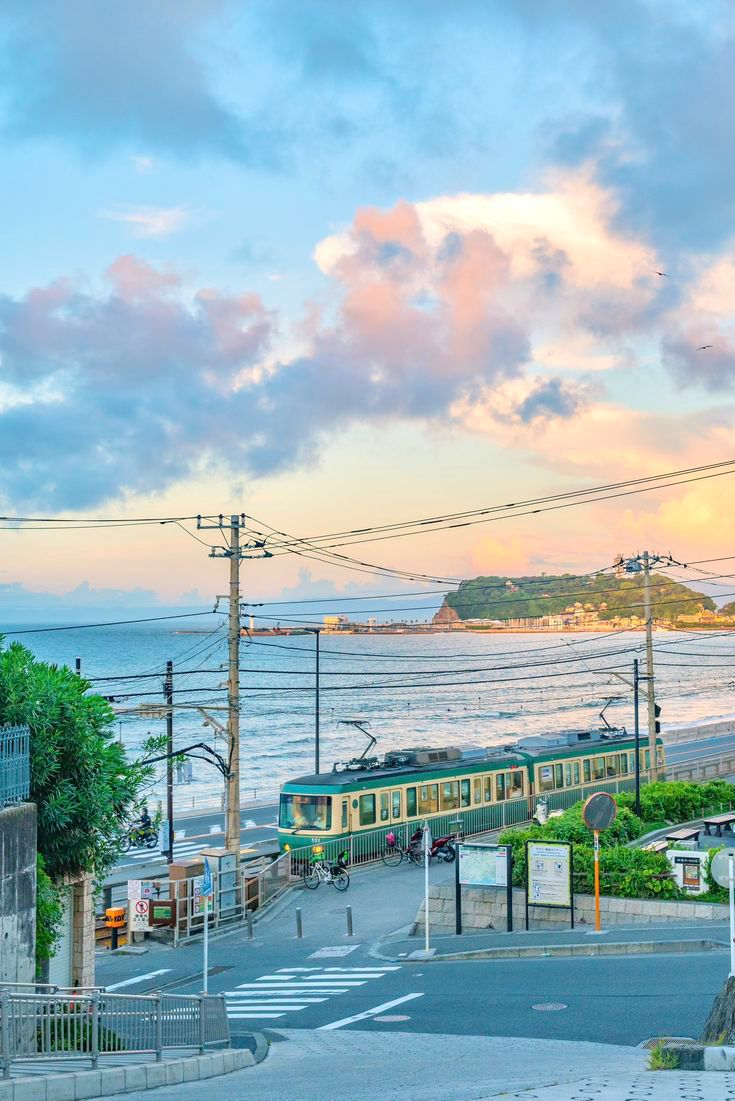
#> input picture japan.jpeg, 735 x 1101 px
$ python praktikum1.py
#> lines starting #> are read from the running program, lines starting #| are printed output that depends on the picture; after the words box and inside, x2 and y2 are one past the last pixel; in counts of white or black regions, pixels touching at a corner belong together
# ============================================
# Nama       : Nabilla Nur Fadhilah
# NIM        : 24343121
# PRAKTIKUM 2: MODEL WARNA DAN DIGITALISASI
# ============================================

import cv2
import numpy as np
import matplotlib.pyplot as plt
from scipy import signal
import warnings
warnings.filterwarnings('ignore')

print("=== PRAKTIKUM 2: MODEL WARNA DAN DIGITALISASI ===")
print("Materi: Color Models, Sampling, Quantization, Color Conversion\n")

# =============== FUNGSI BANTU ===============
def create_color_patches():
    """Create sample color patches for demonstration"""
    patches = []
    colors = [
        ('Red', [0, 0, 255]),
        ('Green', [0, 255, 0]),
        ('Blue', [255, 0, 0]),
        ('Yellow', [0, 255, 255]),
        ('Magenta', [255, 0, 255]),
        ('Cyan', [255, 255, 0]),
        ('White', [255, 255, 255]),
        ('Black', [0, 0, 0])
    ]

    for name, color in colors:
        patch = np.zeros((100, 100, 3), dtype=np.uint8)
        patch[:, :] = color
        patches.append((name, patch))

    return patches

def analyze_color_model(image, model_name):
    """Analyze image in different color models"""
    if model_name == 'RGB':
        return image
    elif model_name == 'HSV':
        return cv2.cvtColor(image, cv2.COLOR_BGR2HSV)
    elif model_name == 'LAB':
        return cv2.cvtColor(image, cv2.COLOR_BGR2LAB)
    elif model_name == 'GRAY':
        return cv2.cvtColor(image, cv2.COLOR_BGR2GRAY)
    else:
        return image

# =============== MAIN PRAKTIKUM ===============

# 1. PERBANDINGAN MODEL WARNA
print("\n1. PERBANDINGAN MODEL WARNA DASAR")

# Buat citra dengan warna-warna dasar
color_patches = create_color_patches()

# Tampilkan dalam berbagai model warna
fig, axes = plt.subplots(4, 8, figsize=(20, 10))
models = ['RGB', 'HSV', 'LAB', 'GRAY']

for row, model in enumerate(models):
    for col, (name, patch) in enumerate(color_patches):
        if model == 'RGB':
            display_img = cv2.cvtColor(patch, cv2.COLOR_BGR2RGB)
            axes[row, col].imshow(display_img)
        elif model == 'GRAY':
            gray_img = cv2.cvtColor(patch, cv2.COLOR_BGR2GRAY)
            axes[row, col].imshow(gray_img, cmap='gray')
        else:
            converted = analyze_color_model(patch, model)
            if model == 'HSV':
                # Convert HSV to RGB for display
                display_img = cv2.cvtColor(converted, cv2.COLOR_HSV2RGB)
            elif model == 'LAB':
                # LAB needs special handling for display
                lab = converted.astype(np.float32)
                lab[:,:,0] = lab[:,:,0] * 255/100  # L from [0,100] to [0,255]
                lab[:,:,1:] = lab[:,:,1:] + 128    # a,b from [-127,127] to [0,255]
                lab = np.clip(lab, 0, 255).astype(np.uint8)
                display_img = cv2.cvtColor(lab, cv2.COLOR_LAB2RGB)
            axes[row, col].imshow(display_img)

        if row == 0:
            axes[row, col].set_title(name, fontsize=10)
        axes[row, col].axis('off')

    axes[row, 0].text(-0.5, 0.5, model, transform=axes[row, 0].transAxes,
                     fontsize=12, fontweight='bold', va='center', ha='right')

plt.suptitle('Perbandingan Model Warna untuk Warna Dasar', fontsize=14, fontweight='bold')
plt.tight_layout()
plt.show()

# 2. ANALISIS KOMPONEN WARNA
print("\n2. ANALISIS KOMPONEN WARNA PADA CITRA NYATA")

# Load sample image
sample_img = cv2.imread('japan.jpeg')  # Ganti dengan path citra Anda
#> sample_img is the input picture: shape (1101, 735, 3); mean B, G, R 188.5, 179.4, 150.6
if sample_img is None:
    # Create synthetic image if file doesn't exist
    sample_img = np.zeros((300, 400, 3), dtype=np.uint8)
    cv2.rectangle(sample_img, (50, 50), (150, 150), (255, 0, 0), -1)  # Blue
    cv2.circle(sample_img, (250, 100), 50, (0, 255, 0), -1)  # Green
    cv2.ellipse(sample_img, (300, 200), (80, 40), 30, 0, 360, (0, 0, 255), -1)  # Red
    print("Menggunakan citra sintetik (file sample_image.jpg tidak ditemukan)")

# Convert to different color spaces
rgb_img = cv2.cvtColor(sample_img, cv2.COLOR_BGR2RGB)
hsv_img = cv2.cvtColor(sample_img, cv2.COLOR_BGR2HSV)
lab_img = cv2.cvtColor(sample_img, cv2.COLOR_BGR2LAB)
gray_img = cv2.cvtColor(sample_img, cv2.COLOR_BGR2GRAY)

# Split channels for each model
rgb_channels = cv2.split(sample_img)  # B, G, R
hsv_channels = cv2.split(hsv_img)     # H, S, V
lab_channels = cv2.split(lab_img)     # L, a, b

# Display channel analysis
fig, axes = plt.subplots(4, 4, figsize=(16, 12))

# Row 1: RGB Channels
axes[0, 0].imshow(rgb_img)
axes[0, 0].set_title('Original (RGB)')
axes[0, 0].axis('off')

rgb_titles = ['Blue Channel', 'Green Channel', 'Red Channel']
for i in range(3):
    axes[0, i+1].imshow(rgb_channels[i], cmap='gray')
    axes[0, i+1].set_title(rgb_titles[i])
    axes[0, i+1].axis('off')

# Row 2: HSV Channels
axes[1, 0].imshow(cv2.cvtColor(hsv_img, cv2.COLOR_HSV2RGB))
axes[1, 0].set_title('HSV Color Space')
axes[1, 0].axis('off')

hsv_titles = ['Hue (Jenis Warna)', 'Saturation (Kemurnian)', 'Value (Kecerahan)']
for i in range(3):
    axes[1, i+1].imshow(hsv_channels[i], cmap='gray')
    axes[1, i+1].set_title(hsv_titles[i])
    axes[1, i+1].axis('off')

# Row 3: LAB Channels
# Convert LAB for display
lab_display = lab_img.astype(np.float32)
lab_display[:,:,0] = lab_display[:,:,0] * 255/100
lab_display[:,:,1:] = lab_display[:,:,1:] + 128
lab_display = np.clip(lab_display, 0, 255).astype(np.uint8)
lab_display_rgb = cv2.cvtColor(lab_display, cv2.COLOR_LAB2RGB)

axes[2, 0].imshow(lab_display_rgb)
axes[2, 0].set_title('LAB Color Space')
axes[2, 0].axis('off')

lab_titles = ['Lightness', 'Green-Red (a)', 'Blue-Yellow (b)']
for i in range(3):
    if i == 0:
        # L channel needs scaling
        l_channel = lab_channels[i].astype(np.float32) * 255/100
        l_channel = np.clip(l_channel, 0, 255).astype(np.uint8)
        axes[2, i+1].imshow(l_channel, cmap='gray')
    else:
        # a and b channels need offset
        ab_channel = lab_channels[i].astype(np.float32) + 128
        ab_channel = np.clip(ab_channel, 0, 255).astype(np.uint8)
        axes[2, i+1].imshow(ab_channel, cmap='gray')
    axes[2, i+1].set_title(lab_titles[i])
    axes[2, i+1].axis('off')

# Row 4: Grayscale
axes[3, 0].imshow(gray_img, cmap='gray')
axes[3, 0].set_title('Grayscale')
axes[3, 0].axis('off')

# Show histogram of grayscale
axes[3, 1].hist(gray_img.ravel(), 256, [0, 256], color='gray')
axes[3, 1].set_title('Grayscale Histogram')
axes[3, 1].set_xlabel('Intensity')
axes[3, 1].set_ylabel('Frequency')
axes[3, 1].grid(True, alpha=0.3)

# Show color histogram
colors = ('b', 'g', 'r')
for i, color in enumerate(colors):
    hist = cv2.calcHist([sample_img], [i], None, [256], [0, 256])
    axes[3, 2].plot(hist, color=color, alpha=0.7)
axes[3, 2].set_title('RGB Channel Histograms')
axes[3, 2].set_xlabel('Intensity')
axes[3, 2].set_ylabel('Frequency')
axes[3, 2].legend(['Blue', 'Green', 'Red'])
axes[3, 2].grid(True, alpha=0.3)

# Show HSV histogram
hsv_hist = cv2.calcHist([hsv_img], [0], None, [180], [0, 180])
#> hsv_hist = 180 values, max 118437 at index 101, min 2 at index 121, mean 4495.8
axes[3, 3].plot(hsv_hist, color='orange')
axes[3, 3].set_title('Hue Histogram')
axes[3, 3].set_xlabel('Hue (0-180°)')
axes[3, 3].set_ylabel('Frequency')
axes[3, 3].grid(True, alpha=0.3)

plt.suptitle('Analisis Komponen Warna pada Berbagai Model', fontsize=14, fontweight='bold')
plt.tight_layout()
plt.show()

# 3. DEMONSTRASI TEOREMA SAMPLING DAN ALIASING
print("\n3. DEMONSTRASI TEOREMA SAMPLING DAN ALIASING")

def demonstrate_sampling_aliasing():
    """Demonstrate sampling theorem and aliasing effect"""
    # Create high frequency signal
    t = np.linspace(0, 1, 1000)  # High resolution time
    f_high = 50  # High frequency component
    f_low = 5    # Low frequency component

    signal_high = np.sin(2 * np.pi * f_high * t)
    signal_low = np.sin(2 * np.pi * f_low * t)
    signal_combined = signal_high + 0.5 * signal_low

    # Different sampling rates
    sampling_rates = [20, 50, 100, 200]  # Hz
    nyquist_rate = 2 * f_high  # Should be 100 Hz

    fig, axes = plt.subplots(2, 2, figsize=(12, 8))
    axes = axes.ravel()

    for idx, fs in enumerate(sampling_rates):
        # Sampling
        t_sampled = np.arange(0, 1, 1/fs)
        indices = (t_sampled * 1000).astype(int)
        signal_sampled = signal_combined[indices]

        # Reconstruction (zero-order hold)
        t_recon = np.linspace(0, 1, 1000)
        signal_recon = np.zeros_like(t_recon)
        for i in range(len(t_sampled)-1):
            mask = (t_recon >= t_sampled[i]) & (t_recon < t_sampled[i+1])
            signal_recon[mask] = signal_sampled[i]

        # Plot
        axes[idx].plot(t, signal_combined, 'b-', alpha=0.5, label='Original')
        axes[idx].stem(t_sampled, signal_sampled, linefmt='r-', markerfmt='ro',
                      basefmt=' ', label=f'Sampled (fs={fs}Hz)')
        axes[idx].plot(t_recon, signal_recon, 'g--', alpha=0.7, label='Reconstructed')

        # Check for aliasing
        if fs < nyquist_rate:
            axes[idx].set_title(f'ALIASING: fs={fs}Hz < Nyquist={nyquist_rate}Hz',
                               color='red', fontweight='bold')
        else:
            axes[idx].set_title(f'No Aliasing: fs={fs}Hz ≥ Nyquist',
                               color='green', fontweight='bold')

        axes[idx].set_xlabel('Time (s)')
        axes[idx].set_ylabel('Amplitude')
        axes[idx].legend(loc='upper right')
        axes[idx].grid(True, alpha=0.3)

    plt.suptitle('Demonstrasi Teorema Sampling Nyquist dan Efek Aliasing',
                fontsize=14, fontweight='bold')
    plt.tight_layout()
    plt.show()

    return sampling_rates, nyquist_rate

sampling_rates, nyquist_rate = demonstrate_sampling_aliasing()
print(f"Frekuensi sinyal tinggi: 50 Hz")
print(f"Nyquist rate minimum: {nyquist_rate} Hz")
print(f"Sampling rates yang diuji: {sampling_rates} Hz")

# 4. DEMONSTRASI KUANTISASI
print("\n4. DEMONSTRASI KUANTISASI UNIFORM DAN NON-UNIFORM")

def demonstrate_quantization():
    """Demonstrate uniform and non-uniform quantization"""
    # Create test image
    test_img = gray_img if len(gray_img.shape) == 2 else cv2.cvtColor(sample_img, cv2.COLOR_BGR2GRAY)

    # Uniform quantization
    quantization_levels = [256, 64, 16, 4, 2]  # 8-bit, 6-bit, 4-bit, 2-bit, 1-bit

    fig, axes = plt.subplots(2, 5, figsize=(15, 6))

    # Uniform quantization
    for idx, levels in enumerate(quantization_levels):
        # Calculate step size
        step = 256 // levels
        quantized_uniform = (test_img // step) * step

        # Display
        axes[0, idx].imshow(quantized_uniform, cmap='gray', vmin=0, vmax=255)
        axes[0, idx].set_title(f'Uniform\n{levels} levels\n({int(np.log2(levels))}-bit)')
        axes[0, idx].axis('off')

        # Calculate MSE
        mse = np.mean((test_img.astype(float) - quantized_uniform.astype(float))**2)
        psnr = 10 * np.log10(255**2 / mse) if mse > 0 else float('inf')
        axes[0, idx].text(0.5, -0.1, f'MSE: {mse:.1f}\nPSNR: {psnr:.1f}dB',
                         transform=axes[0, idx].transAxes, ha='center', fontsize=8)
#> this loop made 5 passes
#> (mse, psnr) on passes 1 to 4: (0, inf), (3.54, 42.64), (79.68, 29.12), (1354.8, 16.81)

    # Non-uniform quantization (using histogram equalization principle)
    for idx, levels in enumerate(quantization_levels):
        # Calculate histogram
        hist, bins = np.histogram(test_img.flatten(), 256, [0, 256])

        # Calculate cumulative distribution
        cdf = hist.cumsum()
        cdf_normalized = cdf / cdf.max()

        # Create mapping function for non-uniform quantization
        mapping = np.zeros(256, dtype=np.uint8)
        for i in range(levels):
            lower = i * 256 // levels
            upper = (i + 1) * 256 // levels
            mapping[lower:upper] = i * 255 // (levels - 1)

        # Apply non-uniform quantization
        quantized_nonuniform = mapping[test_img]

        # Display
        axes[1, idx].imshow(quantized_nonuniform, cmap='gray', vmin=0, vmax=255)
        axes[1, idx].set_title(f'Non-Uniform\n{levels} levels')
        axes[1, idx].axis('off')

        # Calculate MSE
        mse = np.mean((test_img.astype(float) - quantized_nonuniform.astype(float))**2)
        psnr = 10 * np.log10(255**2 / mse) if mse > 0 else float('inf')
        axes[1, idx].text(0.5, -0.1, f'MSE: {mse:.1f}\nPSNR: {psnr:.1f}dB',
                         transform=axes[1, idx].transAxes, ha='center', fontsize=8)
#> this loop made 5 passes
#> (mse, psnr) on passes 1 to 4: (0, inf), (1.63, 46.01), (40.6, 32.05), (1073.8, 17.82)

    plt.suptitle('Perbandingan Kuantisasi Uniform vs Non-Uniform',
                fontsize=14, fontweight='bold')
    plt.tight_layout()
    plt.show()
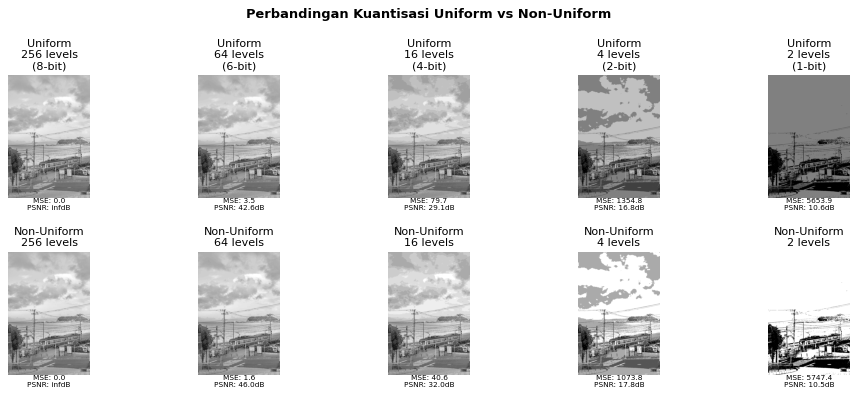
#> figure drawn by matplotlib, 10 panels

    return quantization_levels

quant_levels = demonstrate_quantization()

# 5. KONVERSI RUANG WARNA DAN APLIKASI
print("\n5. KONVERSI RUANG WARNA DAN APLIKASI PRAKTIS")

def demonstrate_color_conversion_applications():
    """Demonstrate practical applications of color space conversions"""
    # Load or create sample image
    if sample_img is None:
        # Create synthetic image for demonstration
        demo_img = np.zeros((300, 400, 3), dtype=np.uint8)
        # Add various colors and patterns
        cv2.rectangle(demo_img, (50, 50), (150, 150), (100, 150, 200), -1)  # Sky blue
        cv2.rectangle(demo_img, (200, 50), (300, 150), (200, 100, 50), -1)   # Brown
        cv2.circle(demo_img, (100, 220), 40, (50, 200, 100), -1)  # Green
        cv2.circle(demo_img, (250, 220), 40, (200, 50, 150), -1)  # Purple
    else:
        demo_img = sample_img

    # Application 1: Skin Detection using HSV
    hsv_img = cv2.cvtColor(demo_img, cv2.COLOR_BGR2HSV)

    # Define skin color range in HSV
    lower_skin = np.array([0, 20, 70], dtype=np.uint8)
#> lower_skin = [0, 20, 70]
    upper_skin = np.array([20, 255, 255], dtype=np.uint8)
#> upper_skin = [20, 255, 255]

    # Create skin mask
    skin_mask = cv2.inRange(hsv_img, lower_skin, upper_skin)
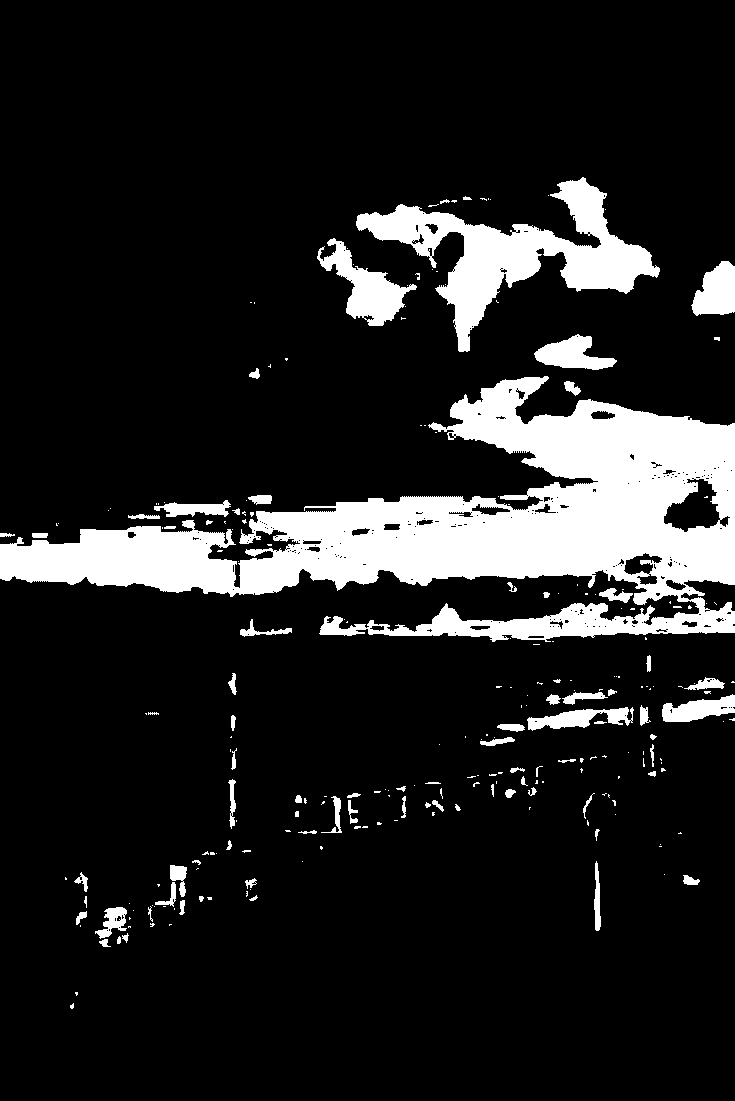
#> skin_mask: shape (1101, 735); 13.4% white; 243 white regions (162 under 20 px), largest, box (x1, y1, x2, y2) and area: (0, 376, 735, 642) 75826, (356, 177, 660, 352) 15702, (317, 238, 417, 326) 3193

    # Apply mask to original image
    skin_detected = cv2.bitwise_and(demo_img, demo_img, mask=skin_mask)

    # Application 2: Shadow removal using LAB
    lab_img = cv2.cvtColor(demo_img, cv2.COLOR_BGR2LAB)
    L, a, b = cv2.split(lab_img)

    # Apply CLAHE to L channel (improves shadow details)
    clahe = cv2.createCLAHE(clipLimit=3.0, tileGridSize=(8,8))
    L_enhanced = clahe.apply(L)

    # Merge back
    lab_enhanced = cv2.merge([L_enhanced, a, b])
    rgb_enhanced = cv2.cvtColor(lab_enhanced, cv2.COLOR_LAB2BGR)
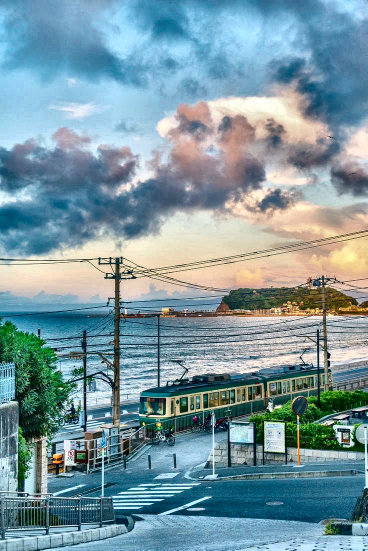
#> rgb_enhanced: shape (1101, 735, 3) (shown at 1/2 size); mean B, G, R 160.2, 151.7, 122.3

    # Application 3: Color-based segmentation using RGB
    # Define color ranges for segmentation
    colors_to_segment = [
        ('Blue', [100, 0, 0], [255, 100, 100]),
        ('Green', [0, 100, 0], [100, 255, 100]),
        ('Red', [0, 0, 100], [100, 100, 255])
    ]

    # Create segmentation masks
    segmentation_results = []
    for color_name, lower, upper in colors_to_segment:
        lower = np.array(lower, dtype=np.uint8)
        upper = np.array(upper, dtype=np.uint8)
        mask = cv2.inRange(demo_img, lower, upper)
        segmented = cv2.bitwise_and(demo_img, demo_img, mask=mask)
        segmentation_results.append((color_name, segmented))
#> this loop made 3 passes
#> (lower, upper) on passes 1 to 3: ([100, 0, 0], [255, 100, 100]), ([0, 100, 0], [100, 255, 100]), ([0, 0, 100], [100, 100, 255])
#> after the loop, segmentation_results = 3 items

    # Display results
    fig, axes = plt.subplots(3, 3, figsize=(15, 12))

    # Row 1: Original and conversions
    axes[0, 0].imshow(cv2.cvtColor(demo_img, cv2.COLOR_BGR2RGB))
    axes[0, 0].set_title('Original Image (RGB)')
    axes[0, 0].axis('off')

    axes[0, 1].imshow(cv2.cvtColor(hsv_img, cv2.COLOR_HSV2RGB))
    axes[0, 1].set_title('HSV Color Space')
    axes[0, 1].axis('off')

    lab_display = lab_img.astype(np.float32)
    lab_display[:,:,0] = lab_display[:,:,0] * 255/100
    lab_display[:,:,1:] = lab_display[:,:,1:] + 128
    lab_display = np.clip(lab_display, 0, 255).astype(np.uint8)
    axes[0, 2].imshow(cv2.cvtColor(lab_display, cv2.COLOR_LAB2RGB))
    axes[0, 2].set_title('LAB Color Space')
    axes[0, 2].axis('off')

    # Row 2: Applications
    axes[1, 0].imshow(skin_mask, cmap='gray')
    axes[1, 0].set_title('Skin Detection Mask (HSV)')
    axes[1, 0].axis('off')

    axes[1, 1].imshow(cv2.cvtColor(skin_detected, cv2.COLOR_BGR2RGB))
    axes[1, 1].set_title('Skin Detection Result')
    axes[1, 1].axis('off')

    axes[1, 2].imshow(cv2.cvtColor(rgb_enhanced, cv2.COLOR_BGR2RGB))
    axes[1, 2].set_title('Shadow Removal (LAB + CLAHE)')
    axes[1, 2].axis('off')

    # Row 3: Color segmentation
    for idx, (color_name, segmented) in enumerate(segmentation_results):
        axes[2, idx].imshow(cv2.cvtColor(segmented, cv2.COLOR_BGR2RGB))
        axes[2, idx].set_title(f'{color_name} Segmentation')
        axes[2, idx].axis('off')
#> this loop made 3 passes
#> color_name on passes 1 to 3: 'Blue', 'Green', 'Red'

    # Hide unused subplots
    for i in range(3, 9):
        axes.flat[i].axis('off')

    plt.suptitle('Aplikasi Praktis Konversi Ruang Warna', fontsize=14, fontweight='bold')
    plt.tight_layout()
    plt.show()
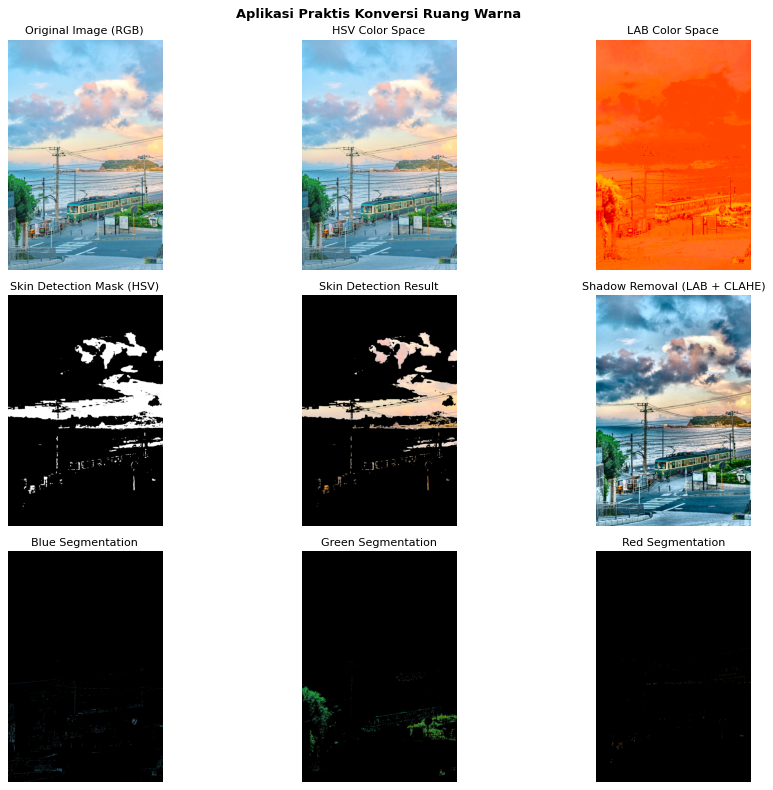
#> figure drawn by matplotlib, 9 panels

    return skin_mask, rgb_enhanced

skin_mask_result, enhanced_result = demonstrate_color_conversion_applications()

print("\n=== PRAKTIKUM SELESAI ===")
print("\nRingkasan yang dipelajari:")
print("1. Perbandingan model warna RGB, HSV, LAB, Grayscale")
print("2. Teorema Sampling Nyquist dan efek aliasing")
print("3. Teknik kuantisasi uniform dan non-uniform")
print("4. Konversi antar ruang warna dan aplikasi praktis")
